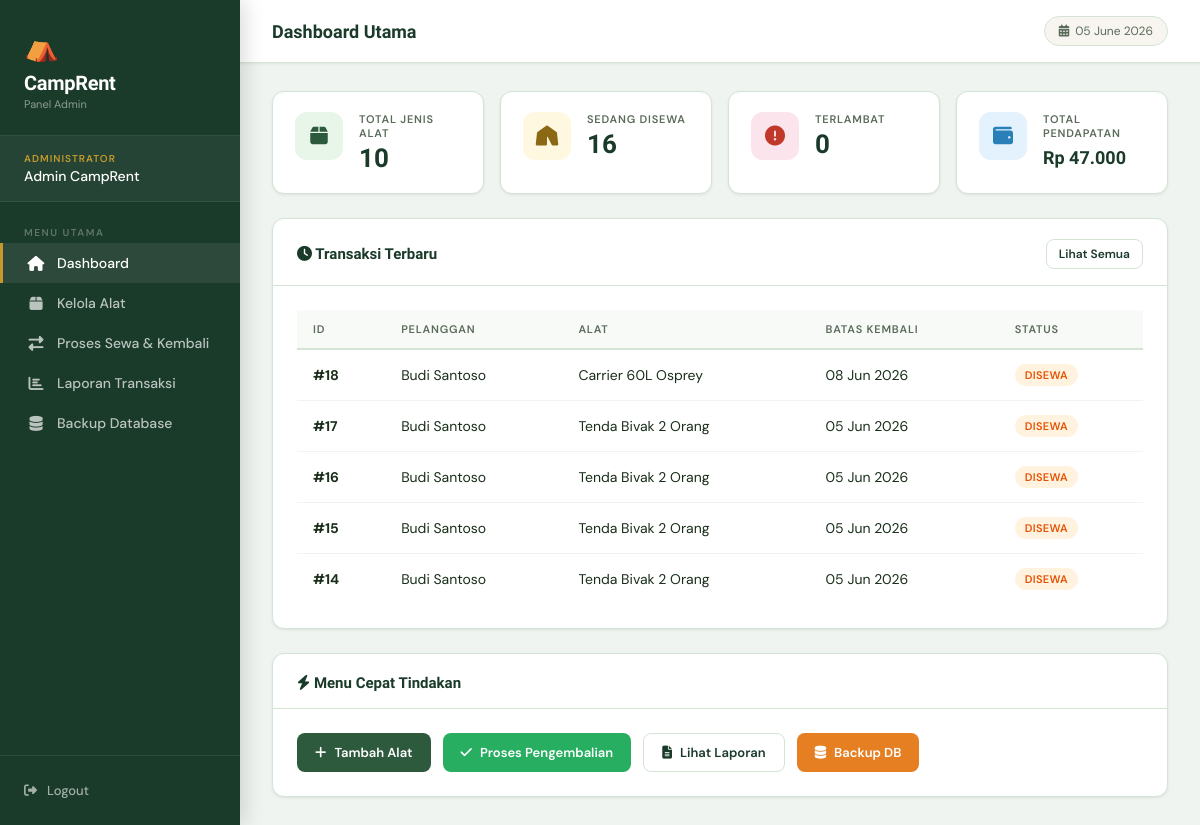
The app's page /dashboard_admin.php (signed in), older data.
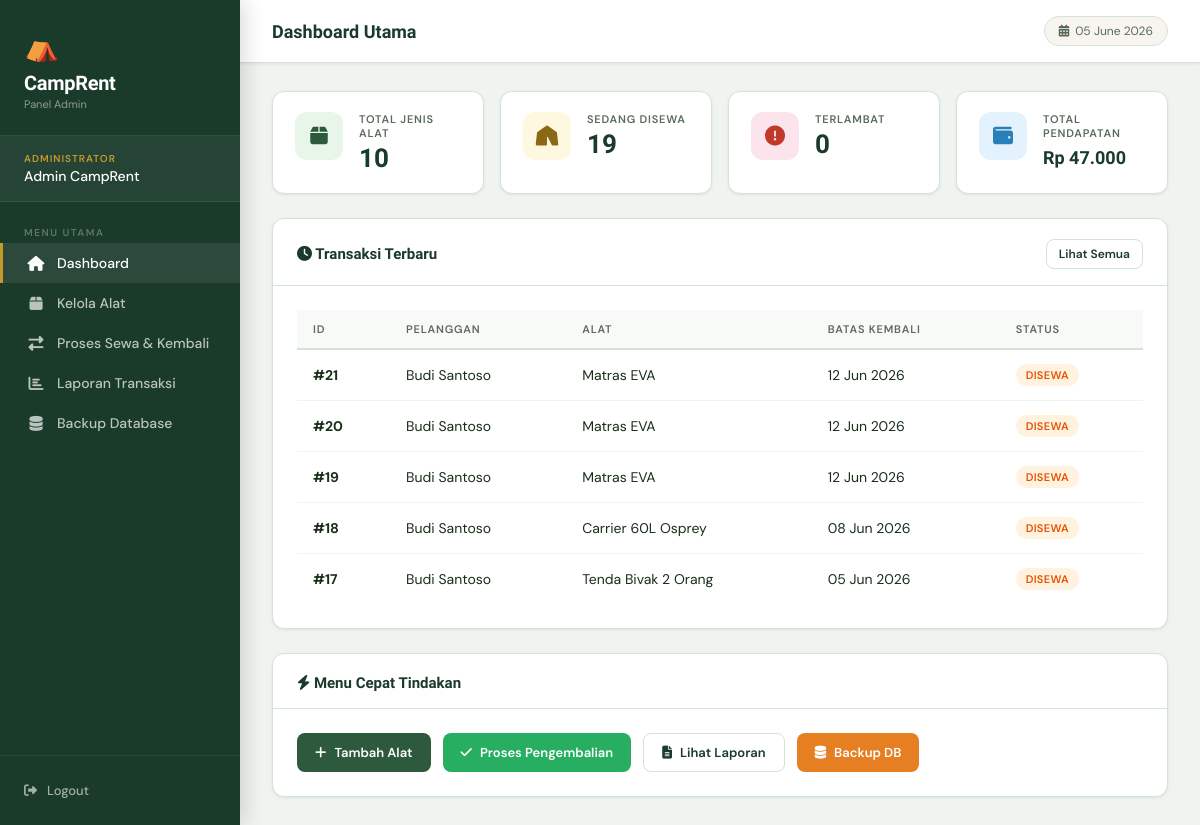
The same page, newer data.
### tables this page shows
CREATE TABLE `penyewaan` (
  `id_penyewaan` int NOT NULL AUTO_INCREMENT,
  `id_pelanggan` int DEFAULT NULL,
  `tgl_sewa` date NOT NULL,
  `tgl_kembali_seharusnya` date NOT NULL,
  `total_bayar` decimal(10,2) DEFAULT '0.00',
  `status_penyewaan` enum('disewa','dikembalikan','terlambat') DEFAULT 'disewa',
  `catatan` text,
  `created_at` timestamp NULL DEFAULT CURRENT_TIMESTAMP,
  PRIMARY KEY (`id_penyewaan`),
  KEY `id_pelanggan` (`id_pelanggan`),
  CONSTRAINT `penyewaan_ibfk_1` FOREIGN KEY (`id_pelanggan`) REFERENCES `pengguna` (`id_pengguna`) ON DELETE SET NULL
);

CREATE TABLE `pengguna` (
  `id_pengguna` int NOT NULL AUTO_INCREMENT,
  `nama` varchar(100) NOT NULL,
  `email` varchar(100) NOT NULL,
  `password` varchar(255) NOT NULL,
  `peran` enum('admin','pelanggan') NOT NULL DEFAULT 'pelanggan',
  `no_telepon` varchar(15) DEFAULT NULL,
  `alamat` text,
  `created_at` timestamp NULL DEFAULT CURRENT_TIMESTAMP,
  PRIMARY KEY (`id_pengguna`),
  UNIQUE KEY `email` (`email`)
);

CREATE TABLE `alat_camping` (
  `id_alat` int NOT NULL AUTO_INCREMENT,
  `nama_alat` varchar(100) NOT NULL,
  `kategori` varchar(50) DEFAULT NULL,
  `deskripsi` text,
  `harga_per_hari` decimal(10,2) NOT NULL,
  `stok` int NOT NULL DEFAULT '0',
  `stok_awal` int NOT NULL DEFAULT '0',
  `kondisi` enum('baik','rusak_ringan','rusak_berat') DEFAULT 'baik',
  `created_at` timestamp NULL DEFAULT CURRENT_TIMESTAMP,
  PRIMARY KEY (`id_alat`)
);

### dashboard_admin.php (the view, shortened to what the changed rows need)
<?php
require_once 'config.php';
$sedang_disewa   = mysqli_fetch_assoc(mysqli_query($conn, "SELECT COUNT(*) as t FROM penyewaan WHERE status_penyewaan='disewa'"))['t'];
$transaksi_baru = mysqli_query($conn, "
    SELECT p.id_penyewaan, pg.nama, ac.nama_alat, p.tgl_kembali_seharusnya, p.status_penyewaan
    FROM penyewaan p
    JOIN pengguna pg ON p.id_pelanggan = pg.id_pengguna
    JOIN detail_penyewaan dp ON p.id_penyewaan = dp.id_penyewaan
    JOIN alat_camping ac ON dp.id_alat = ac.id_alat
    ORDER BY p.id_penyewaan DESC LIMIT 5
");
require_once 'header.php';
?>
<div class="sidebar">
    <div class="sidebar-logo">
        <h1>CampRent</h1>
    </div>
</div>
<div class="main-content">
    <div class="page-body">
        <div class="stats-grid">
            <div class="stat-card">
                <div>
                    <div class="stat-label">Sedang Disewa</div>
                    <div class="stat-value"><?= $sedang_disewa ?></div>
                </div>
            </div>
        </div>
        <div class="card section-gap">
            <div class="card-body">
                <div class="table-wrapper">
                    <table>
                        <thead>
                            <tr>
                                <th>ID</th>
                                <th>Pelanggan</th>
                                <th>Alat</th>
                                <th>Batas Kembali</th>
                                <th>Status</th>
                            </tr>
                        </thead>
                        <tbody>
                        <?php while ($row = mysqli_fetch_assoc($transaksi_baru)):
                            $s = $row['status_penyewaan'];
                            $badge = $s === 'disewa' ? 'badge-amber' : ($s === 'terlambat' ? 'badge-red' : 'badge-green');
                        ?>
                        <tr>
                            <td><b>#<?= $row['id_penyewaan'] ?></b></td>
                            <td><?= htmlspecialchars($row['nama']) ?></td>
                            <td><?= htmlspecialchars($row['nama_alat']) ?></td>
                            <td><?= date('d M Y', strtotime($row['tgl_kembali_seharusnya'])) ?></td>
                            <td><span class="badge <?= $badge ?>"><?= strtoupper($s) ?></span></td>
                        </tr>
                        <?php endwhile; ?>
                        </tbody>
                    </table>
                </div>
            </div>
        </div>
    </div>
</div>
</body>
</html>

Row changes from the older to the newer data that the page shows:
no longer on this page (row unchanged): penyewaan: id_penyewaan "16", id_pelanggan.nama "Budi Santoso", alat_camping.nama_alat "Tenda Bivak 2 Orang", tgl_kembali_seharusnya "05 Jun 2026", status_penyewaan "DISEWA"
no longer on this page (row unchanged): penyewaan: id_penyewaan "15", id_pelanggan.nama "Budi Santoso", alat_camping.nama_alat "Tenda Bivak 2 Orang", tgl_kembali_seharusnya "05 Jun 2026", status_penyewaan "DISEWA"
no longer on this page (row unchanged): penyewaan: id_penyewaan "14", id_pelanggan.nama "Budi Santoso", alat_camping.nama_alat "Tenda Bivak 2 Orang", tgl_kembali_seharusnya "05 Jun 2026", status_penyewaan "DISEWA"
added penyewaan: id_penyewaan "21", id_pelanggan.nama "Budi Santoso", alat_camping.nama_alat "Matras EVA", tgl_kembali_seharusnya "12 Jun 2026", status_penyewaan "DISEWA"
added penyewaan: id_penyewaan "20", id_pelanggan.nama "Budi Santoso", alat_camping.nama_alat "Matras EVA", tgl_kembali_seharusnya "12 Jun 2026", status_penyewaan "DISEWA"
added penyewaan: id_penyewaan "19", id_pelanggan.nama "Budi Santoso", alat_camping.nama_alat "Matras EVA", tgl_kembali_seharusnya "12 Jun 2026", status_penyewaan "DISEWA"
Text that changed along with them:
$sedang_disewa: "16" → "19"
